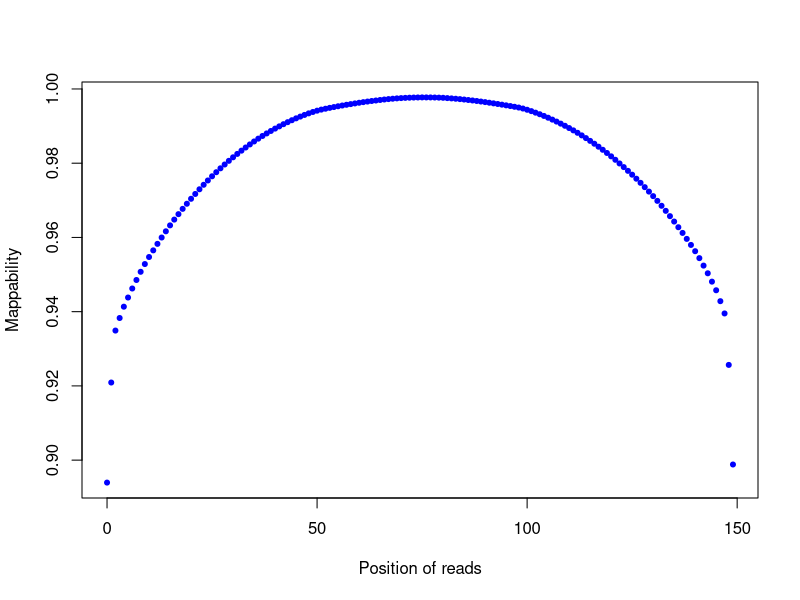

Here is the R script that generated this plot:
png("/rds/user/is460/hpc-work/muscle-rnaseq/ezbamqc/output/figs/srpk3_wt_ttnb_het_2.clipping_profile.png",width=500,height=500,units="px")
read_pos=c(0,1,2,3,4,5,6,7,8,9,10,11,12,13,14,15,16,17,18,19,20,21,22,23,24,25,26,27,28,29,30,31,32,33,34,35,36,37,38,39,40,41,42,43,44,45,46,47,48,49,50,51,52,53,54,55,56,57,58,59,60,61,62,63,64,65,66,67,68,69,70,71,72,73,74,75,76,77,78,79,80,81,82,83,84,85,86,87,88,89,90,91,92,93,94,95,96,97,98,99,100,101,102,103,104,105,106,107,108,109,110,111,112,113,114,115,116,117,118,119,120,121,122,123,124,125,126,127,128,129,130,131,132,133,134,135,136,137,138,139,140,141,142,143,144,145,146,147,148,149)
count=c(3293487,2456185,2021460,1916430,1821738,1744998,1669577,1598313,1529733,1464922,1406057,1350394,1296017,1243028,1191003,1141248,1093030,1047445,1003130,960532,918935,878489,839359,801731,765612,730534,696500,663844,632002,601309,571725,543472,516155,489710,464001,439319,415754,393297,372021,351396,331643,312966,294728,277714,261418,245815,231113,217258,204109,192479,181673,172650,165262,158013,151293,144659,138399,132314,126686,120984,115426,110145,105347,100672,96513,92191,88179,84654,81544,78748,76416,74480,73091,71859,71138,70596,70724,70891,71572,72583,73910,76414,78980,81784,84908,88452,92319,96280,100500,105200,109908,115042,120407,125744,131277,137019,142908,149031,155425,163674,173959,185402,198212,211415,225655,240529,256368,272850,290150,308098,326978,346421,366817,388403,411076,434318,458173,483123,508854,535574,563636,592533,623249,653727,685055,717197,750853,785352,821548,858606,896711,936245,977364,1019714,1064157,1109398,1156836,1204427,1254417,1304929,1357464,1415482,1477913,1542210,1612166,1684240,1775582,1878267,2308768,3142117)
plot(read_pos,1-(count/31055706),pch=20,xlab="Position of reads",ylab="Mappability",col="blue")
dev.state=dev.off()
